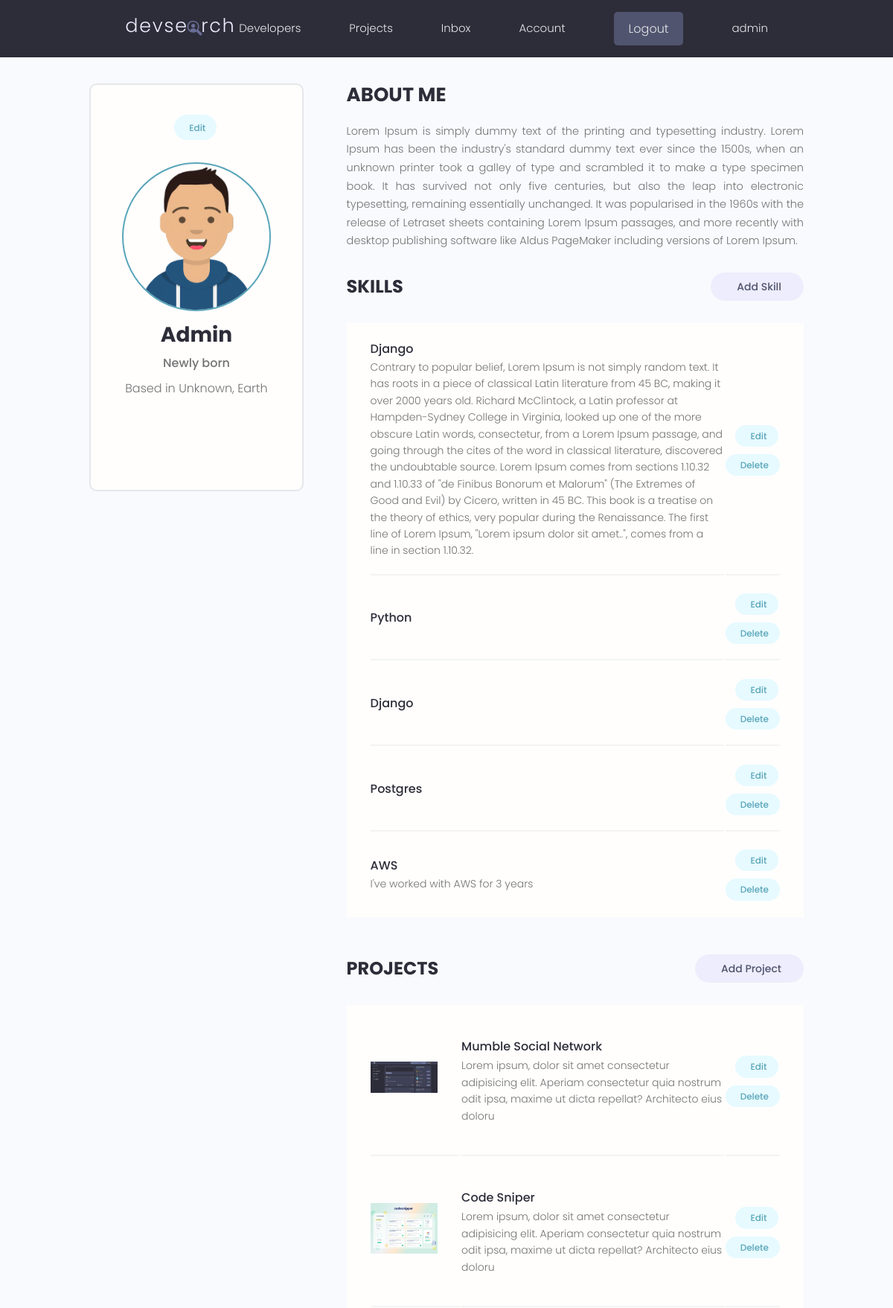
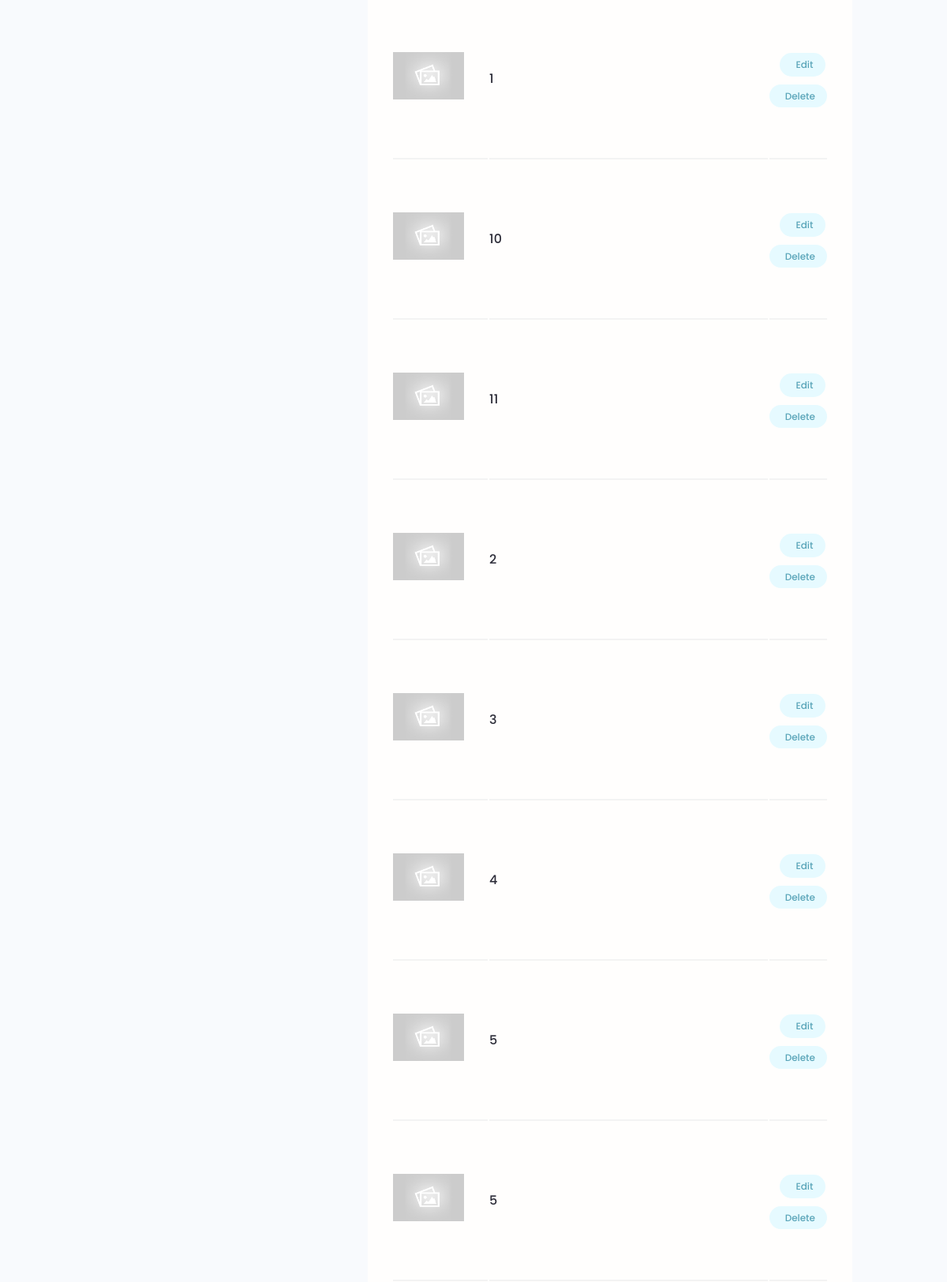
The app's page /account/ (signed in, upper part) with its own data (2 pictures, top to bottom).
### users/models.py (models this page shows, shortened)
class Profile(models.Model):
    user = models.OneToOneField(User, on_delete=models.CASCADE, blank=True, null=True)
    name = models.CharField(max_length=200, blank=True, null=True)
    email = models.EmailField(max_length=500, blank=True, null=True)
    username = models.CharField(max_length=200, blank=True, null=True)
    location = models.CharField(max_length=200, blank=True, null=True)
    short_intro = models.CharField(max_length=200, blank=True, null=True)
    bio = models.TextField(blank=True, null=True)
    profile_image = models.ImageField(
        blank=True,
        null=True,
        upload_to="profiles/",
        default="profiles/user-default.png",
    )
    social_github = models.CharField(max_length=200, blank=True, null=True)
    social_twitter = models.CharField(max_length=200, blank=True, null=True)
    social_linkedin = models.CharField(max_length=200, blank=True, null=True)
    social_youtube = models.CharField(max_length=200, blank=True, null=True)
    social_website = models.CharField(max_length=200, blank=True, null=True)
    created = models.DateTimeField(auto_now_add=True)
    id = models.UUIDField(
        default=uuid.uuid4, unique=True, primary_key=True, editable=False
    )

class Skill(models.Model):
    owner = models.ForeignKey(Profile, blank=True, null=True, on_delete=models.CASCADE)
    name = models.CharField(max_length=200, blank=True, null=True)
    description = models.TextField(blank=True, null=True)
    created = models.DateTimeField(auto_now_add=True)
    id = models.UUIDField(
        default=uuid.uuid4, unique=True, primary_key=True, editable=False
    )

### projects/models.py (models this page shows, shortened)
class Project(models.Model):
    owner = models.ForeignKey(Profile, null=True, blank=True, on_delete=models.SET_NULL)
    title = models.CharField(max_length=200)
    description = models.TextField(
        null=True, blank=True
    )  # null and blank True means filling the description is not a must
    featured_image = models.ImageField(null=True, blank=True, default="default.jpg")
    demo_link = models.CharField(max_length=2000, null=True, blank=True)
    source_link = models.CharField(max_length=2000, null=True, blank=True)
    tags = models.ManyToManyField("Tag", blank=True)
    vote_total = models.IntegerField(default=0, null=True, blank=True)
    vote_ratio = models.IntegerField(default=0, null=True, blank=True)
    created = models.DateTimeField(auto_now_add=True)
    id = models.UUIDField(
        default=uuid.uuid4, unique=True, primary_key=True, editable=False
    )
    class Meta:
        ordering = [
            "-vote_ratio",
            "-vote_total",
            "title",
        ]  # in ordering if we put dash (-), it will reverse it. Meaning it will go from newest to the latest

### users/views.py (the view)
# urls.py: path("account/", views.userAccount, name="account"),
@login_required(login_url="login")
def userAccount(request):
    profile = request.user.profile
    skills = profile.skill_set.all()
    projects = profile.project_set.all()
    context = {"profile": profile, "skills": skills, "projects": projects}
    return render(request, "users/account.html", context)

### users/templates/users/account.html (shortened to what this page needs)
{% extends 'main.html' %}
{% load static %}
{% block content %}
<main class="settingsPage profile my-md">
  <div class="container">
    <div class="layout">
      <div class="column column--1of3">
        <div class="card text-center">
          <div class="card__body dev">
            <a class="tag tag--pill tag--main settings__btn" href="{% url 'edit-account' %}">
              Edit</a>
            <img class="avatar avatar--xl dev__avatar" src="{{profile.profile_image.url}}" />
            <h2 class="dev__name">{{profile.name}}</h2>
            <p class="dev__title">{{profile.short_intro}}</p>
            <p class="dev__location">Based in {{profile.location}}</p>
            <ul class="dev__social">
            </ul>
          </div>
        </div>
      </div>
      <div class="column column--2of3">
        <div class="devInfo">
          <h3 class="devInfo__title">About Me</h3>
          <p class="devInfo__about">{{profile.bio}}</p>
        </div>
        <div class="settings">
          <h3 class="settings__title">Skills</h3>
          <a class="tag tag--pill tag--sub settings__btn tag--lg" href="{% url 'create-skill' %}"> Add Skill</a>
        </div>
        <table class="settings__table">
          {% for skill in skills %}
          <tr>
            <td class="settings__tableInfo">
              <h4>{{skill.name}}</h4>
              <p>{{skill.description}}</p>
            </td>
            <td class="settings__tableActions">
              <a class="tag tag--pill tag--main settings__btn" href="{% url 'update-skill' skill.id %}"> Edit</a>
              <a class="tag tag--pill tag--main settings__btn" href="{% url 'delete-skill' skill.id %}?next=/account">
                Delete</a>
            </td>
          </tr>
          {% endfor %}
        </table>
        <div class="settings">
          <h3 class="settings__title">Projects</h3>
          <a class="tag tag--pill tag--sub settings__btn tag--lg" href="{% url 'create-project' %}"> Add Project</a>
        </div>
        <table class="settings__table">
          {% for project in projects %}
          <tr>
            <td class="settings__thumbnail">
              <a href="{% url 'project' project.id %}"><img src="{{project.featured_image.url}}"
                  alt="Project Thumbnail" /></a>
            </td>
            <td class="settings__tableInfo">
              <a href="{% url 'project' project.id %}">{{project.title}}</a>
              <p>{{project.description|slice:"150"}}</p>
            </td>
            <td class="settings__tableActions">
              <a class="tag tag--pill tag--main settings__btn" href="{% url 'update-project' project.id %}">
                Edit</a>
              <a class="tag tag--pill tag--main settings__btn"
                href="{% url 'delete-project' project.id %}?next=/account">
                Delete</a>
            </td>
          </tr>
          {% endfor %}
        </table>
      </div>
    </div>
  </div>
</main>
{% endblock %}

### templates/navbar.html (shortened to what this page needs)
{% load static %}
<header class="header">
    <div class="container container--narrow">
        <a href="{% url 'profiles' %}" class="header__logo">
            <img src="{% static 'images/logo.svg' %}" alt="DevSearch Logo" />
        </a>
        <nav class="header__nav">
            <ul class="header__menu">
                <li class="header__menuItem"><a href="{% url 'profiles' %}">Developers</a></li>
                <li class="header__menuItem"><a href="{% url 'projects' %}">Projects</a></li>
                {% if request.user.is_authenticated %}
                <li class="header__menuItem"><a href="{% url 'inbox' %}">Inbox</a></li>
                <li class="header__menuItem"><a href="{% url 'account' %}">Account</a></li>
                <li class="header__menuItem"><a href="{% url 'logout' %}" class="btn btn--sub">Logout</a></li>
                {% else %}
                <li class="header__menuItem"><a href="{% url 'login' %}" class="btn btn--sub">Login/Sign Up</a></li>
                {% endif %}
                <li class="header__menuItem"><a href="#">{{user.username}}</a></li>
            </ul>
        </nav>
    </div>
</header>

### static/styles/app.css (style rules this page uses)
:root { --color-sub: #2d2d39; }
.btn--sub { background-color: var(--color-sub-light); }
.card { border: 2px solid var(--color-light); }
img { width: 100%; }
.header { position: sticky; z-index: 111; background-color: var(--color-sub); padding: 1.5rem 0; }
.header > .container { display: flex; justify-content: space-between; align-items: center; }
.header__logo > img { height: 3.8rem; }
.header__nav > ul { display: inline-flex; align-items: center; list-style: none; gap: 6.5rem; }
.header__menuItem > a { color: var(--color-light); font-weight: 300; }
.profile .card > .dev { padding: 4rem; }
.dev__avatar { display: block; margin: auto; }
.dev__name { color: var(--color-sub); font-size: 2.8rem; font-weight: 700; margin-top: 1rem; margin-bottom: 0.5rem; }
.dev__title { font-size: 1.6rem; font-weight: 500; line-height: 1.3; }
.dev__location { margin-top: 1rem; }
.dev__social { margin: 3rem 0; list-style: none; display: flex; justify-content: center; gap: 1.5rem; }
.devInfo { margin-bottom: 3rem; }
.devInfo__title, .devInfo__subtitle { font-size: 2.6rem; color: var(--color-sub); text-transform: uppercase; font-weight: 700; margin-bottom: 1.5rem; }
.devInfo__about, .devSkill__info { font-size: 1.45rem; line-height: 1.7; text-align: justify; }
.settingsPage .dev > .settings__btn { display: inline-block; margin-bottom: 3rem; }
.settings { display: flex; justify-content: space-between; align-items: center; }
.settings__title { font-size: 2.4rem; text-transform: uppercase; font-weight: 700; color: var(--color-sub); }
.settings__table { margin-top: 3rem; margin-bottom: 5rem; padding: 0 3rem; background: var(--color-white); }
.settings__table tr { width: 100%; }
.settings__table tr > td { padding: 2rem 0; }
.settings__table tr:not(:last-child) td { border-bottom: 2px solid var(--color-white-light); }
.settings__thumbnail { width: 23%; min-width: 10rem; }
.settings__thumbnail img { padding-right: 3rem; height: 15rem; object-fit: contain; }
.settings__tableInfo { width: 100%; }
.settings__tableInfo h4, .settings__tableInfo a { padding-right: 1rem; width: auto; font-size: 1.6rem; font-weight: 500; color: var(--color-sub); }
.settings__tableInfo p { font-size: 1.4rem; }
.settings__tableActions { text-align: right; }

### static/uikit/styles/modules/_variables.css (style rules this page uses)
:root { --color-main: #5aa5b9; --color-main-light: #e6faff; --color-sub: #3f4156; --color-sub-light: #51546e; --color-sub-lighter: #ededfd; --color-text: #737373; --color-gray: #8b8b8b; --color-light: #e5e7eb; --color-light-gray: #767676; --color-bg: #f8fafd; --color-white: #fffefd; --color-white-light: #f3f3f3; --color-success: #359e64; --color-success-bg: #def8e8; --color-error: #fc4b0b; --color-error-bg: #fff2ee; --font-base: 'Poppins', arial, helvetica, 'Segoe UI', roboto, ubuntu, sans-serif; --font-monospace: 'Fira Code', 'Courier New', courier, monospace; --font-regular: 300; --font-medium: 500; --font-bold: 700; --generic-shadow: 1px 1px 5px #00000010; --generic-transition: all 0.3s ease-in-out; }

### static/uikit/styles/modules/_base.css (style rules this page uses)
* { margin: 0; padding: 0; box-sizing: border-box; text-rendering: optimizeLegibility; color: inherit; font-size: inherit; }
html { font-size: 50%; }
@media only screen and (min-width: 480px) { html { font-size: 56.25%; } }
@media only screen and (min-width: 1200px) { html { font-size: 62.5%; } }
body { line-height: 1.6; font-weight: 400; font-size: 1.5rem; color: var(--color-text); background-color: var(--color-bg); min-height: 100vh; }

### static/uikit/styles/modules/_typography.css (style rules this page uses)
* { font-family: var(--font-base); }
h2 { font-size: 3.6rem; font-weight: var(--font-bold); }
h3 { font-size: 3.2rem; font-weight: var(--font-medium); }
h4 { font-size: 2.8rem; font-weight: var(--font-medium); }
p, span, strong { font-size: 1.6rem; color: var(--color-text); font-weight: var(--font-regular); }
a { padding-bottom: 2px; text-decoration: none; display: inline-block; color: var(--color-main); font-weight: var(--font-medium); }

### static/uikit/styles/modules/_utilities.css (style rules this page uses)
.container { width: 92%; max-width: 165rem; margin: 0 auto; box-sizing: border-box; }
.container--narrow { width: 92%; max-width: 120rem; }
@media screen and (min-width: 1000px) { .container { width: 90%; } }
@media screen and (min-width: 1000px) { .container--narrow { width: 85%; } }
@media screen and (min-width: 1200px) { .container { width: 80%; } }
@media screen and (min-width: 1200px) { .container--narrow { width: 72%; } }
.text-center { text-align: center; }
.my-md { margin: 3rem auto; }

### static/uikit/styles/modules/_avatar.css (style rules this page uses)
.avatar { border-radius: 50%; border: 2px solid var(--color-main); object-fit: cover; }
.avatar--xl { height: 20rem; width: 20rem; }

### records on screen
Profile: profile_image (picture), name "Admin", short_intro "Newly born", location "Unknown, Earth", bio "Lorem Ipsum is simply dummy text of the printing and typesetting industry. Lorem Ipsum has been the industry's standard dummy text ever since the 1500s, when an unknown printer took a galley of type and scrambled it to make a type specimen book. It has survived not only five centuries, but also the leap into electronic typesetting, remaining essentially unchanged. It was popularised in the 1960s with the release of Letraset sheets containing Lorem Ipsum passages, and more recently with desktop publishing software like Aldus PageMaker including versions of Lorem Ipsum."
Skill: name "Django", description "Contrary to popular belief, Lorem Ipsum is not simply random text. It has roots in a piece of classical Latin literature from 45 BC, making it over 2000 years old. Richard McClintock, a Latin professor at Hampden-Sydney College in Virginia, looked up one of the more obscure Latin words, consectetur, from a Lorem Ipsum passage, and going through the cites of the word in classical literature, discovered the undoubtable source. Lorem Ipsum comes from sections 1.10.32 and 1.10.33 of \"de Finibus Bonorum et Malorum\" (The Extremes of Good and Evil) by Cicero, written in 45 BC. This book is a treatise on the theory of ethics, very popular during the Renaissance. The first line of Lorem Ipsum,…"
Skill: name "Python"
Skill: name "Django"
Skill: name "Postgres"
Skill: name "AWS", description "I've worked with AWS for 3 years"
Project: featured_image (picture), title "Mumble Social Network", description "Lorem ipsum, dolor sit amet consectetur adipisicing elit. Aperiam consectetur quia nostrum odit ipsa, maxime ut dicta repellat? Architecto eius doloru"
Project: featured_image (picture), title "Code Sniper", description "Lorem ipsum, dolor sit amet consectetur adipisicing elit. Aperiam consectetur quia nostrum odit ipsa, maxime ut dicta repellat? Architecto eius doloru"
Project: featured_image (placeholder picture), title "1"
Project: featured_image (placeholder picture), title "10"
Project: featured_image (placeholder picture), title "11"
Project: featured_image (placeholder picture), title "2"
Project: featured_image (placeholder picture), title "3"
Project: featured_image (placeholder picture), title "4"
Project: featured_image (placeholder picture), title "5"
Project: featured_image (placeholder picture), title "5"

### other values on screen
{{ user.username }} "admin"
